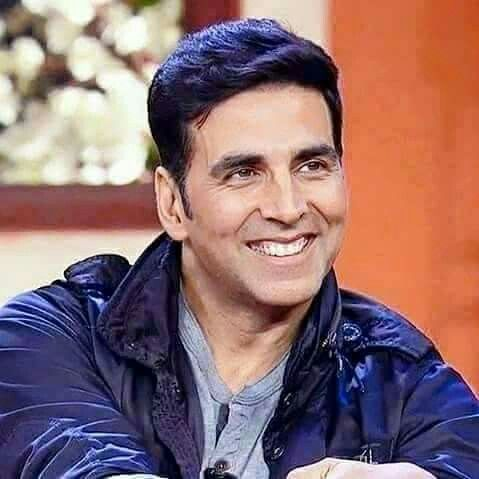
#> input picture Python-work/akshay.jpg, 479 x 479 px
$ python shift_image.py
#> lines starting #> are read from the running program, lines starting #| are printed output that depends on the picture
import numpy as np
import cv2

pic =cv2.imread('akshay.jpg')
#> pic is the input picture: shape (479, 479, 3); mean B, G, R 111.8, 109.9, 142.3
cols = pic.shape[1]
#> cols = 479
rows = pic.shape[0] #define the shape of the image
#> rows = 479

M = np.float32([[1,0,-150],[0,1,-70]]) # we are going to shift 150 pixels to the left along x-axis abd 70 pixel up along the y-axis

#M = np.float32([[1,0,150],[0,1,70]]) # we are going to shift 150 pixels to the right along x-axis abd 70 pixel down along the y-axis
shifted = cv2.warpAffine(pic,M,(cols,rows))
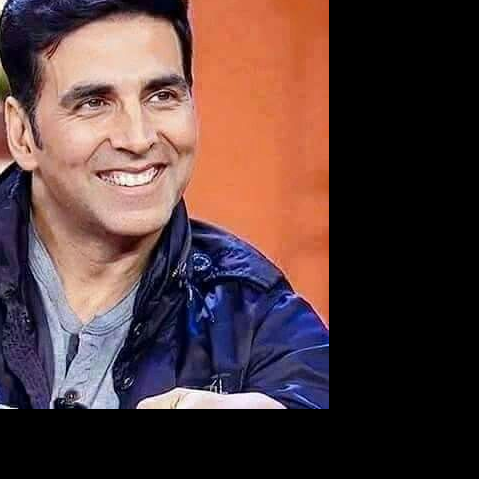
#> shifted: shape (479, 479, 3); mean B, G, R 59.2, 60, 84.1
cv2.imshow('shifted',shifted)

cv2.waitKey(0)
cv2.destroyAllWindows()

$ run again, with Python-work/input.jpg copied over Python-work/akshay.jpg
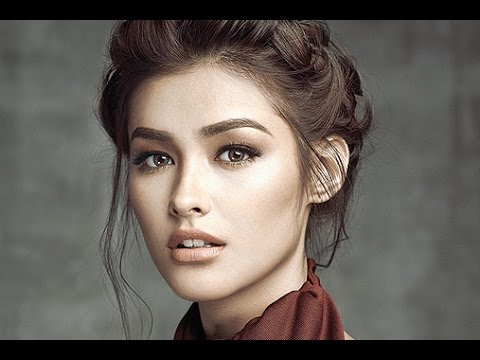
#> input picture Python-work/input.jpg, 480 x 360 px
#> pic is the input picture: shape (360, 480, 3); mean B, G, R 90.3, 96.8, 104.8
#> `shifted = cv2.warpAffine(pic,M,(cols,rows))`:
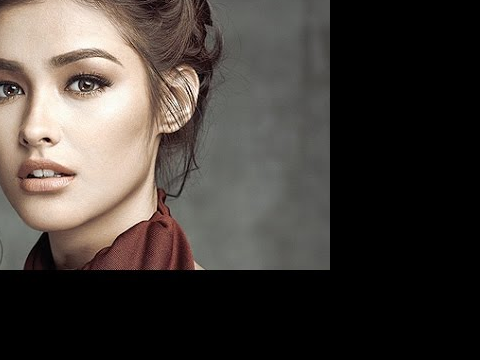
#> shifted: shape (360, 480, 3); mean B, G, R 58.3, 63.2, 70.2

$ run again, with Python-work/nawaj.jpg copied over Python-work/akshay.jpg
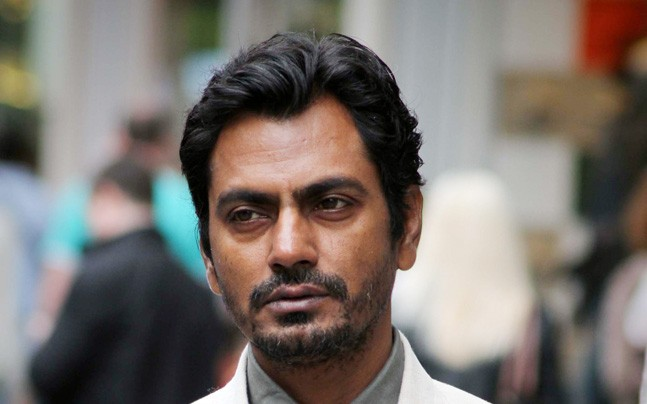
#> input picture Python-work/nawaj.jpg, 647 x 404 px
#> pic is the input picture: shape (404, 647, 3); mean B, G, R 108, 113.4, 120.9
#> `shifted = cv2.warpAffine(pic,M,(cols,rows))`:
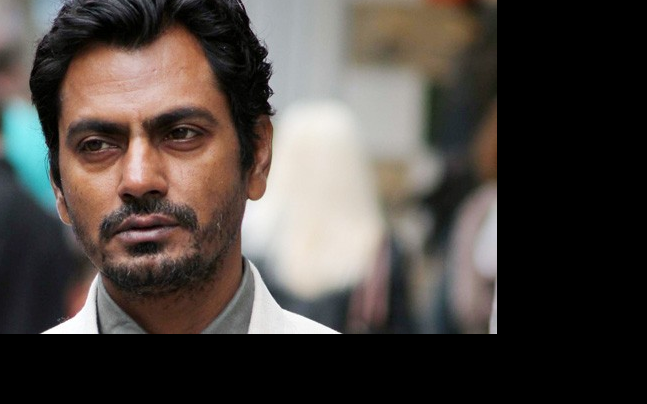
#> shifted: shape (404, 647, 3); mean B, G, R 64.9, 69.4, 76.1
